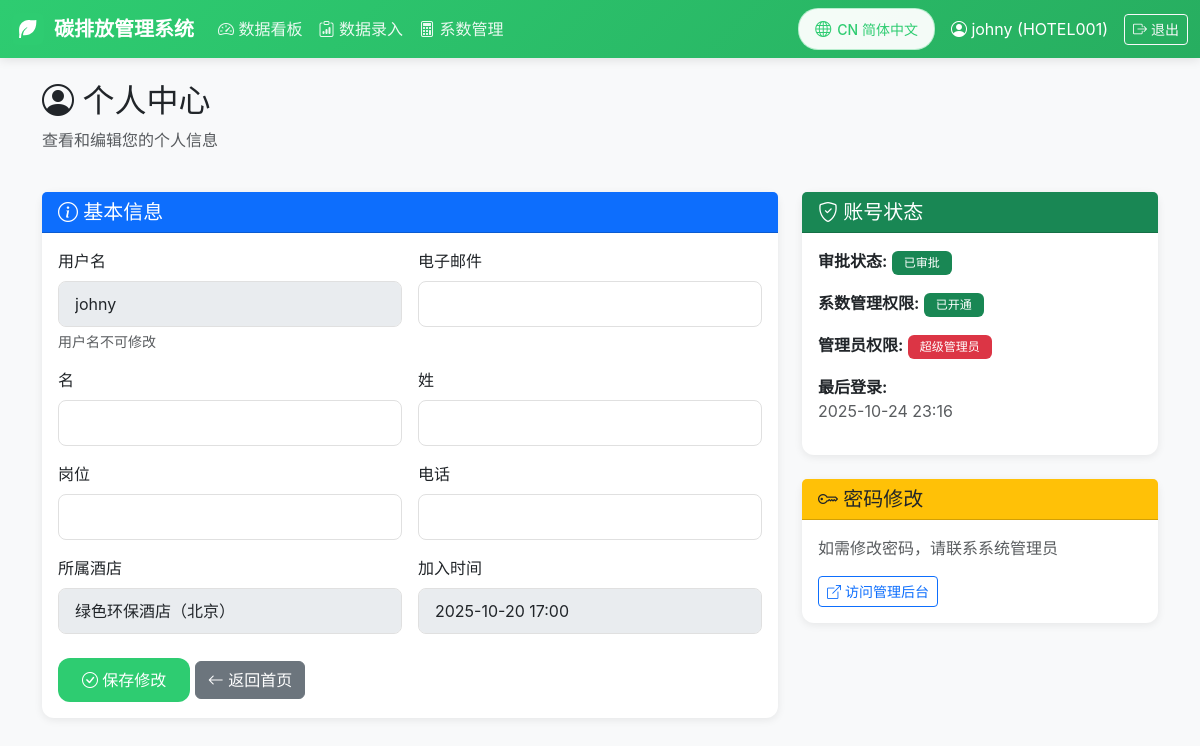
/profile/ (signed in), run on an earlier commit of the app's database.
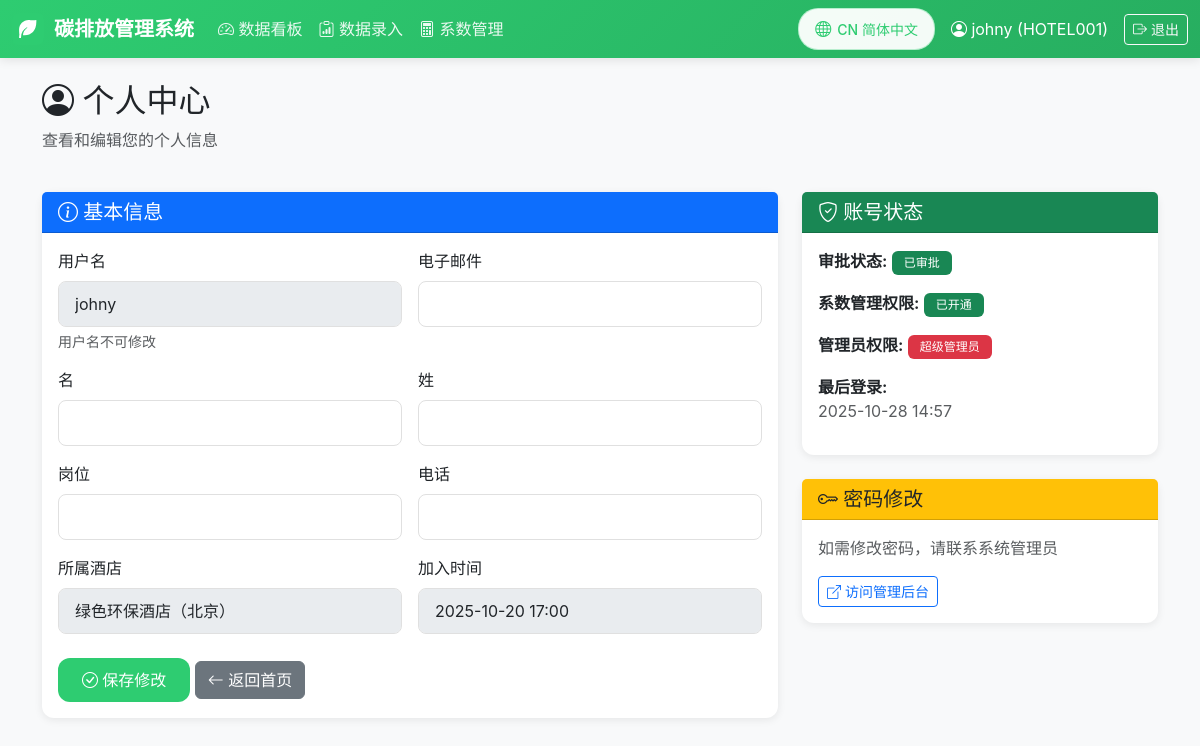
And on a later commit of the database.
### coefficients/models.py (models this page shows, shortened)
class CustomUser(AbstractUser):
    hotel = models.ForeignKey(
        Hotel,
        on_delete=models.SET_NULL,
        null=True,
        blank=True,
        verbose_name=_('所属酒店'),
        related_name='users'
    )
    position = models.CharField(_('岗位'), max_length=100, blank=True)
    phone = models.CharField(_('电话'), max_length=20, blank=True)
    is_approved = models.BooleanField(_('是否审批通过'), default=False)
    can_manage_coefficients = models.BooleanField(_('可管理系数'), default=False)
    class Meta:
        verbose_name = _('用户')
        verbose_name_plural = _('用户')

class Hotel(models.Model):
    code = models.CharField(_('酒店代码'), max_length=50, unique=True)
    name = models.CharField(_('酒店名称'), max_length=200)
    name_en = models.CharField(_('酒店名称(英文)'), max_length=200, blank=True)
    created_at = models.DateTimeField(_('创建时间'), auto_now_add=True)
    updated_at = models.DateTimeField(_('更新时间'), auto_now=True)
    is_active = models.BooleanField(_('是否启用'), default=True)
    class Meta:
        verbose_name = _('酒店')
        verbose_name_plural = _('酒店')
        ordering = ['code']

### coefficients/views.py (the view, shortened to what this page needs)
# urls.py: path('profile/', views.profile, name='profile'),
@login_required
def profile(request):
    return render(request, 'coefficients/profile.html', {
        'user': request.user
    })

### templates/coefficients/profile.html (shortened to what the changed rows need)
{% extends "base.html" %}
{% load i18n %}
{% block content %}
<div class="container mt-4">
    <div class="row mb-4">
        <div class="col">
            <h2><i class="bi bi-person-circle"></i> {% trans "个人中心" %}</h2>
        </div>
    </div>
    <div class="row">
        <div class="col-lg-8">
            <div class="card mb-4">
                <div class="card-body">
                    <form method="post">
                        <div class="row g-3">
                            <div class="col-md-6">
                                <label for="username" class="form-label">{% trans "用户名" %}</label>
                                <input type="text" class="form-control" id="username" value="{{ user.username }}" disabled>
                                <div class="form-text">{% trans "用户名不可修改" %}</div>
                            </div>
                            <div class="col-md-6">
                                <label for="hotel" class="form-label">{% trans "所属酒店" %}</label>
                                <input type="text" class="form-control" id="hotel" value="{% if user.hotel %}{{ user.hotel.name }}{% else %}-{% endif %}" disabled>
                            </div>
                            <div class="col-md-6">
                                <label for="date_joined" class="form-label">{% trans "加入时间" %}</label>
                                <input type="text" class="form-control" id="date_joined" value="{{ user.date_joined|date:'Y-m-d H:i' }}" disabled>
                            </div>
                        </div>
                    </form>
                </div>
            </div>
        </div>
        <div class="col-lg-4">
            <div class="card mb-4">
                <div class="card-body">
                    <div class="mb-3">
                        <strong>{% trans "最后登录" %}:</strong>
                        <div class="text-muted">{{ user.last_login|date:'Y-m-d H:i' }}</div>
                    </div>
                </div>
            </div>
        </div>
    </div>
</div>
{% endblock %}

### templates/base.html (shortened to what this page needs)
{% load static %}
{% load i18n %}
<!DOCTYPE html>
<html lang="{{ LANGUAGE_CODE }}">
<head>
    <link href="https://cdn.jsdelivr.net/npm/bootstrap@5.3.0/dist/css/bootstrap.min.css" rel="stylesheet">
    <link rel="stylesheet" href="https://cdn.jsdelivr.net/npm/bootstrap-icons@1.11.0/font/bootstrap-icons.css">
</head>
<body>
    {% if user.is_authenticated %}
    <nav class="navbar navbar-expand-lg navbar-dark mb-4">
        <div class="container-fluid">
            <a class="navbar-brand" href="{% url 'dashboard' %}">
                <img src="{% static 'images/leaf-icon.svg' %}" alt="Leaf Icon">
                {% trans "碳排放管理系统" %}
            </a>
            <div class="collapse navbar-collapse" id="navbarNav">
                <ul class="navbar-nav me-auto">
                    <li class="nav-item">
                        <a class="nav-link" href="{% url 'dashboard' %}">
                            <i class="bi bi-speedometer2"></i> {% trans "数据看板" %}
                        </a>
                    </li>
                    <li class="nav-item">
                        <a class="nav-link" href="{% url 'consumption_list' %}">
                            <i class="bi bi-clipboard-data"></i> {% trans "数据录入" %}
                        </a>
                    </li>
                    {% if user.can_manage_coefficients or user.is_superuser %}
                    <li class="nav-item">
                        <a class="nav-link" href="{% url 'coefficient_list' %}">
                            <i class="bi bi-calculator"></i> {% trans "系数管理" %}
                        </a>
                    </li>
                    {% endif %}
                </ul>
                <div class="d-flex align-items-center gap-3">
                    <div class="language-switcher">
                        <form action="{% url 'set_language' %}" method="post" id="languageForm">
                            <button type="button" class="btn btn-sm" id="languageToggle">
                                <i class="bi bi-globe"></i>
                                <span id="languageText">{% if LANGUAGE_CODE == 'zh-hans' %}CN 简体中文{% else %}EN English{% endif %}</span>
                            </button>
                        </form>
                    </div>
                    <a href="{% url 'profile' %}" class="text-white text-decoration-none">
                        <i class="bi bi-person-circle"></i> {{ user.username }}
                        {% if user.hotel %}({{ user.hotel.code }}){% endif %}
                    </a>
                    <a href="{% url 'logout' %}" class="btn btn-sm btn-outline-light">
                        <i class="bi bi-box-arrow-right"></i> {% trans "退出" %}
                    </a>
                </div>
            </div>
        </div>
    </nav>
    {% endif %}
    <div class="container-fluid">
        {% block content %}{% endblock %}
    </div>
</body>
</html>

What changed in the data, as far as the page shows it:
changed CustomUser "johny": last_login "2025-10-24 23:16" → "2025-10-28 14:57"
